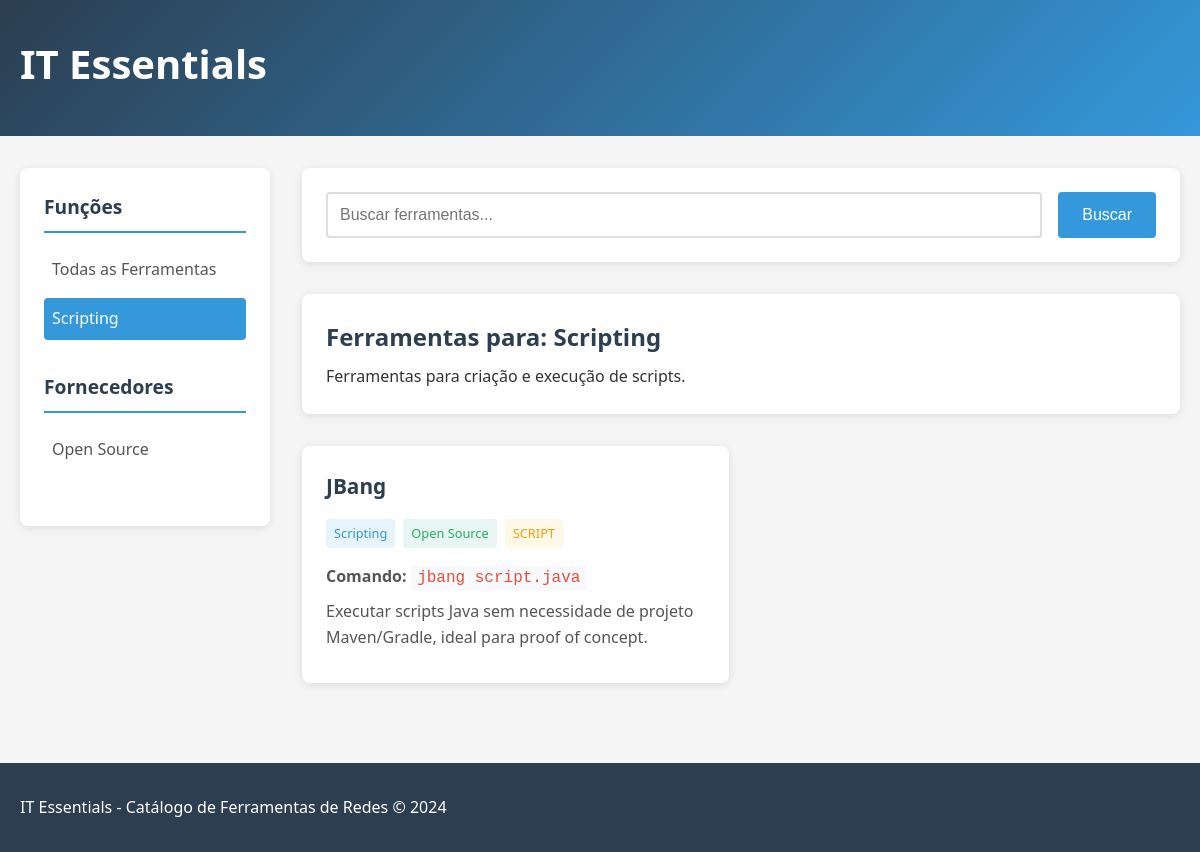
The app's page /funcao/1 with its own data.
### tables this page shows
CREATE TABLE funcao (
    id INTEGER PRIMARY KEY AUTOINCREMENT,
    nome TEXT NOT NULL,
    descricao TEXT,
    ramo_id INTEGER,
    FOREIGN KEY (ramo_id) REFERENCES ramo (id)
);

CREATE TABLE fornecedor (
    id INTEGER PRIMARY KEY AUTOINCREMENT,
    nome TEXT NOT NULL,
    descricao TEXT
);

CREATE TABLE ferramenta (
    id INTEGER PRIMARY KEY AUTOINCREMENT,
    funcao_id INTEGER,
    fornecedor_id INTEGER,
    nome TEXT NOT NULL,
    comando_sintaxe TEXT,
    protocolo_padrao TEXT,
    tipo TEXT CHECK(tipo IN ('CLI', 'GUI', 'API', 'SCRIPT', 'HARDWARE')),
    contexto_uso TEXT,
    FOREIGN KEY (funcao_id) REFERENCES funcao (id),
    FOREIGN KEY (fornecedor_id) REFERENCES fornecedor (id)
);

### routes.py (the view)
@main.route('/funcao/<int:funcao_id>')
def ferramentas_por_funcao(funcao_id):
    ferramentas = get_ferramentas_por_funcao(funcao_id)
    funcoes = get_funcoes()
    fornecedores = get_fornecedores()
    funcao_atual = next((f for f in funcoes if f['id'] == funcao_id), None)
    return render_template('index.html',
                         ferramentas=ferramentas,
                         funcoes=funcoes,
                         fornecedores=fornecedores,
                         funcao_atual=funcao_atual,
                         pagina='funcao')

### models.py (called while the page is built)
def get_db():
    if 'db' not in g:
        database_path = os.path.join(os.path.dirname(__file__), 'database.db')
        g.db = sqlite3.connect(database_path)
        g.db.row_factory = sqlite3.Row
    return g.db

def get_funcoes():
    db = get_db()
    cursor = db.cursor()
    cursor.execute("SELECT id, nome, descricao FROM funcao ORDER BY nome")
    return cursor.fetchall()

def get_fornecedores():
    db = get_db()
    cursor = db.cursor()
    cursor.execute("SELECT id, nome, descricao FROM fornecedor ORDER BY nome")
    return cursor.fetchall()

def get_ferramentas_por_funcao(funcao_id):
    db = get_db()
    cursor = db.cursor()
    cursor.execute("""
        SELECT
            f.id,
            f.nome as ferramenta_nome,
            f.comando_sintaxe,
            f.protocolo_padrao,
            f.tipo,
            f.contexto_uso,
            fn.nome as funcao_nome,
            fr.nome as fornecedor_nome
        FROM ferramenta f
        JOIN funcao fn ON f.funcao_id = fn.id
        JOIN fornecedor fr ON f.fornecedor_id = fr.id
        WHERE f.funcao_id = ?
        ORDER BY f.nome
    """, (funcao_id,))
    return cursor.fetchall()

### templates/index.html (shortened to what this page needs)
<!DOCTYPE html>
<html lang="pt-BR">
<head>
    <link rel="stylesheet" href="{{ url_for('static', filename='style.css') }}">
</head>
<body>
    <header>
        <div class="container">
            <h1>IT Essentials</h1>
        </div>
    </header>
    <div class="container">
        <div class="sidebar">
            <h2>Funções</h2>
            <ul>
                <li><a href="{{ url_for('main.index') }}" class="{% if pagina == 'inicio' %}active{% endif %}">Todas as Ferramentas</a></li>
                {% for funcao in funcoes %}
                <li><a href="{{ url_for('main.ferramentas_por_funcao', funcao_id=funcao.id) }}"
                       class="{% if funcao_atual and funcao_atual.id == funcao.id %}active{% endif %}">
                    {{ funcao.nome }}
                </a></li>
                {% endfor %}
            </ul>
            <h2>Fornecedores</h2>
            <ul>
                {% for fornecedor in fornecedores %}
                <li><a href="{{ url_for('main.ferramentas_por_fornecedor', fornecedor_id=fornecedor.id) }}"
                       class="{% if fornecedor_atual and fornecedor_atual.id == fornecedor.id %}active{% endif %}">
                    {{ fornecedor.nome }}
                </a></li>
                {% endfor %}
            </ul>
        </div>
        <div class="main-content">
            <div class="search-box">
                <form action="{{ url_for('main.buscar') }}" method="get">
                    <input type="text" name="q" placeholder="Buscar ferramentas..." value="{{ termo_busca or '' }}">
                    <button type="submit">Buscar</button>
                </form>
            </div>
            <div class="page-header">
                {% if funcao_atual %}
                    <h2>Ferramentas para: {{ funcao_atual.nome }}</h2>
                    <p>{{ funcao_atual.descricao }}</p>
                {% elif fornecedor_atual %}
                    <h2>Ferramentas do fornecedor: {{ fornecedor_atual.nome }}</h2>
                    <p>{{ fornecedor_atual.descricao }}</p>
                {% elif termo_busca %}
                    <h2>Resultados para: "{{ termo_busca }}"</h2>
                    <p>{{ ferramentas|length }} ferramenta(s) encontrada(s)</p>
                {% else %}
                    <h2>Todas as Ferramentas</h2>
                    <p>Catálogo completo de ferramentas para redes de computadores</p>
                {% endif %}
            </div>
            <div class="tools-grid">
                {% for ferramenta in ferramentas %}
                <div class="tool-card">
                    <h3>{{ ferramenta.ferramenta_nome }}</h3>
                    <div class="tool-meta">
                        <span class="funcao">{{ ferramenta.funcao_nome }}</span>
                        <span class="fornecedor">{{ ferramenta.fornecedor_nome }}</span>
                        <span class="tipo {{ ferramenta.tipo.lower() }}">{{ ferramenta.tipo }}</span>
                    </div>
                    <div class="tool-details">
                        {% if ferramenta.comando_sintaxe %}
                        <p><strong>Comando:</strong> <code>{{ ferramenta.comando_sintaxe }}</code></p>
                        {% endif %}
                        <p>{{ ferramenta.contexto_uso }}</p>
                    </div>
                </div>
                {% else %}
                <div class="no-results">
                    <p>Nenhuma ferramenta encontrada.</p>
                </div>
                {% endfor %}
            </div>
        </div>
    </div>
    <footer>
        <div class="container">
            <p>IT Essentials - Catálogo de Ferramentas de Redes &copy; 2024</p>
        </div>
    </footer>
</body>
</html>

### static/style.css (style rules this page uses)
* { margin: 0; padding: 0; box-sizing: border-box; }
body { font-family: 'Segoe UI', Tahoma, Geneva, Verdana, sans-serif; line-height: 1.6; color: #333; background-color: #f5f5f5; }
.container { max-width: 1200px; margin: 0 auto; padding: 0 20px; display: flex; }
header { background: linear-gradient(135deg, #2c3e50, #3498db); color: white; padding: 2rem 0; margin-bottom: 2rem; }
header h1 { font-size: 2.5rem; margin-bottom: 0.5rem; }
.sidebar { width: 250px; background: white; padding: 1.5rem; border-radius: 8px; box-shadow: 0 2px 10px rgba(0,0,0,0.1); margin-right: 2rem; height: fit-content; }
.sidebar h2 { font-size: 1.2rem; margin-bottom: 1rem; color: #2c3e50; border-bottom: 2px solid #3498db; padding-bottom: 0.5rem; }
.sidebar ul { list-style: none; margin-bottom: 2rem; }
.sidebar li { margin-bottom: 0.5rem; }
.sidebar a { color: #555; text-decoration: none; padding: 0.5rem; display: block; border-radius: 4px; transition: all 0.3s ease; }
.sidebar a:hover, .sidebar a.active { background-color: #3498db; color: white; }
.main-content { flex: 1; }
.search-box { background: white; padding: 1.5rem; border-radius: 8px; box-shadow: 0 2px 10px rgba(0,0,0,0.1); margin-bottom: 2rem; }
.search-box form { display: flex; gap: 1rem; }
.search-box input { flex: 1; padding: 0.75rem; border: 2px solid #ddd; border-radius: 4px; font-size: 1rem; }
.search-box button { padding: 0.75rem 1.5rem; background: #3498db; color: white; border: none; border-radius: 4px; cursor: pointer; font-size: 1rem; transition: background 0.3s ease; }
.page-header { background: white; padding: 1.5rem; border-radius: 8px; box-shadow: 0 2px 10px rgba(0,0,0,0.1); margin-bottom: 2rem; }
.page-header h2 { color: #2c3e50; margin-bottom: 0.5rem; }
.tools-grid { display: grid; grid-template-columns: repeat(auto-fill, minmax(300px, 1fr)); gap: 1.5rem; margin-bottom: 2rem; }
.tool-card { background: white; padding: 1.5rem; border-radius: 8px; box-shadow: 0 2px 10px rgba(0,0,0,0.1); transition: transform 0.3s ease, box-shadow 0.3s ease; }
.tool-card h3 { color: #2c3e50; margin-bottom: 1rem; font-size: 1.3rem; }
.tool-meta { display: flex; flex-wrap: wrap; gap: 0.5rem; margin-bottom: 1rem; }
.tool-meta span { padding: 0.25rem 0.5rem; border-radius: 4px; font-size: 0.8rem; font-weight: 500; }
.tool-meta .funcao { background: #e8f4fc; color: #3498db; }
.tool-meta .fornecedor { background: #e8f6f3; color: #27ae60; }
.tool-meta .tipo { background: #fef9e7; color: #f39c12; }
.tool-meta .tipo.script { background: #fef9e7; color: #f39c12; }
.tool-details p { margin-bottom: 0.5rem; color: #555; }
.tool-details code { background: #f8f9fa; padding: 0.2rem 0.4rem; border-radius: 3px; font-family: 'Courier New', monospace; color: #e74c3c; }
footer { background: #2c3e50; color: white; text-align: center; padding: 2rem 0; margin-top: 3rem; }

### records on screen
funcao: nome "Scripting", descricao "Ferramentas para criação e execução de scripts."
fornecedor: nome "Open Source"
ferramenta: ferramenta_nome "JBang", funcao_nome "Scripting", fornecedor_nome "Open Source", tipo "SCRIPT", comando_sintaxe "jbang script.java", contexto_uso "Executar scripts Java sem necessidade de projeto Maven/Gradle, ideal para proof of concept."
